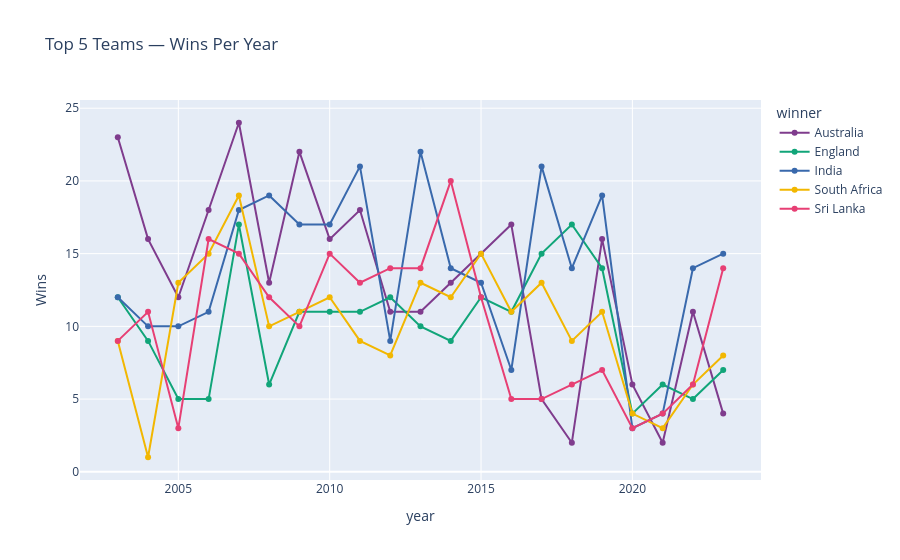

Here is the notebook cell this chart was saved with:
### Code cell
# --- Team Wins Per Year (Top 5 Teams) ---
top5_teams = match_info['winner'].value_counts().head(5).index.tolist()
wins_yr = match_info[match_info['winner'].isin(top5_teams)]
wins_yr = wins_yr.groupby(['year','winner']).size().reset_index(name='Wins')

fig = px.line(wins_yr, x='year', y='Wins', color='winner',
              markers=True, title='Top 5 Teams — Wins Per Year',
              color_discrete_sequence=px.colors.qualitative.Bold)
fig.show()

### Figure 1 — Plotly figure (JSON) as saved in the notebook; plotly's stock layout.template omitted (floating-point values rounded to 4 significant figures)
{"data": [{"hovertemplate": "winner=Australia<br>year=%{x}<br>Wins=%{y}<extra></extra>", "legendgroup": "Australia", "line": {"color": "rgb(127, 60, 141)", "dash": "solid"}, "marker": {"symbol": "circle"}, "mode": "lines+markers", "name": "Australia", "orientation": "v", "showlegend": true, "type": "scatter", "x": [2003, 2004, 2005, 2006, 2007, 2008, 2009, 2010, 2011, 2012, 2013, 2014, 2015, 2016, 2017, 2018, 2019, 2020, 2021, 2022, 2023], "xaxis": "x", "y": [23, 16, 12, 18, 24, 13, 22, 16, 18, 11, 11, 13, 15, 17, 5, 2, 16, 6, 2, 11, 4], "yaxis": "y"}, {"hovertemplate": "winner=England<br>year=%{x}<br>Wins=%{y}<extra></extra>", "legendgroup": "England", "line": {"color": "rgb(17, 165, 121)", "dash": "solid"}, "marker": {"symbol": "circle"}, "mode": "lines+markers", "name": "England", "orientation": "v", "showlegend": true, "type": "scatter", "x": [2003, 2004, 2005, 2006, 2007, 2008, 2009, 2010, 2011, 2012, 2013, 2014, 2015, 2016, 2017, 2018, 2019, 2020, 2021, 2022, 2023], "xaxis": "x", "y": [12, 9, 5, 5, 17, 6, 11, 11, 11, 12, 10, 9, 12, 11, 15, 17, 14, 4, 6, 5, 7], "yaxis": "y"}, {"hovertemplate": "winner=India<br>year=%{x}<br>Wins=%{y}<extra></extra>", "legendgroup": "India", "line": {"color": "rgb(57, 105, 172)", "dash": "solid"}, "marker": {"symbol": "circle"}, "mode": "lines+markers", "name": "India", "orientation": "v", "showlegend": true, "type": "scatter", "x": [2003, 2004, 2005, 2006, 2007, 2008, 2009, 2010, 2011, 2012, 2013, 2014, 2015, 2016, 2017, 2018, 2019, 2020, 2021, 2022, 2023], "xaxis": "x", "y": [12, 10, 10, 11, 18, 19, 17, 17, 21, 9, 22, 14, 13, 7, 21, 14, 19, 3, 4, 14, 15], "yaxis": "y"}, {"hovertemplate": "winner=South Africa<br>year=%{x}<br>Wins=%{y}<extra></extra>", "legendgroup": "South Africa", "line": {"color": "rgb(242, 183, 1)", "dash": "solid"}, "marker": {"symbol": "circle"}, "mode": "lines+markers", "name": "South Africa", "orientation": "v", "showlegend": true, "type": "scatter", "x": [2003, 2004, 2005, 2006, 2007, 2008, 2009, 2010, 2011, 2012, 2013, 2014, 2015, 2016, 2017, 2018, 2019, 2020, 2021, 2022, 2023], "xaxis": "x", "y": [9, 1, 13, 15, 19, 10, 11, 12, 9, 8, 13, 12, 15, 11, 13, 9, 11, 4, 3, 6, 8], "yaxis": "y"}, {"hovertemplate": "winner=Sri Lanka<br>year=%{x}<br>Wins=%{y}<extra></extra>", "legendgroup": "Sri Lanka", "line": {"color": "rgb(231, 63, 116)", "dash": "solid"}, "marker": {"symbol": "circle"}, "mode": "lines+markers", "name": "Sri Lanka", "orientation": "v", "showlegend": true, "type": "scatter", "x": [2003, 2004, 2005, 2006, 2007, 2008, 2009, 2010, 2011, 2012, 2013, 2014, 2015, 2016, 2017, 2018, 2019, 2020, 2021, 2022, 2023], "xaxis": "x", "y": [9, 11, 3, 16, 15, 12, 10, 15, 13, 14, 14, 20, 12, 5, 5, 6, 7, 3, 4, 6, 14], "yaxis": "y"}], "layout": {"legend": {"title": {"text": "winner"}, "tracegroupgap": 0}, "title": {"text": "Top 5 Teams — Wins Per Year"}, "xaxis": {"anchor": "y", "domain": [0, 1], "title": {"text": "year"}}, "yaxis": {"anchor": "x", "domain": [0, 1], "title": {"text": "Wins"}}}}
